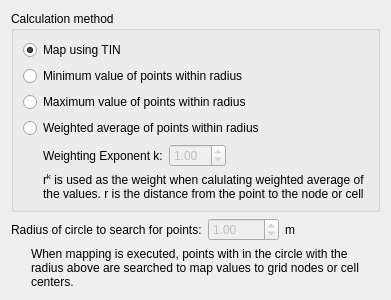
<?xml version="1.0" encoding="UTF-8"?>
<ui version="4.0">
 <class>GeoDataPointmap_PolygonsManager_AttributeForMappingCondition_EditWidget</class>
 <widget class="QWidget" name="GeoDataPointmap_PolygonsManager_AttributeForMappingCondition_EditWidget">
  <property name="geometry">
   <rect>
    <x>0</x>
    <y>0</y>
    <width>391</width>
    <height>300</height>
   </rect>
  </property>
  <property name="windowTitle">
   <string>Form</string>
  </property>
  <layout class="QVBoxLayout" name="verticalLayout_3">
   <item>
    <widget class="QGroupBox" name="methodGroupBox">
     <property name="title">
      <string>Calculation method</string>
     </property>
     <layout class="QVBoxLayout" name="verticalLayout_2">
      <item>
       <widget class="QRadioButton" name="tinRadioButton">
        <property name="text">
         <string>Map using TIN</string>
        </property>
        <property name="checked">
         <bool>true</bool>
        </property>
       </widget>
      </item>
      <item>
       <widget class="QRadioButton" name="minRadioButton">
        <property name="text">
         <string>Minimum value of points within radius</string>
        </property>
        <property name="checked">
         <bool>false</bool>
        </property>
       </widget>
      </item>
      <item>
       <widget class="QRadioButton" name="maxRadioButton">
        <property name="text">
         <string>Maximum value of points within radius</string>
        </property>
       </widget>
      </item>
      <item>
       <widget class="QRadioButton" name="averageRadioButton">
        <property name="text">
         <string>Weighted average of points within radius</string>
        </property>
       </widget>
      </item>
      <item>
       <layout class="QHBoxLayout" name="horizontalLayout_4">
        <item>
         <spacer name="horizontalSpacer_3">
          <property name="orientation">
           <enum>Qt::Horizontal</enum>
          </property>
          <property name="sizeType">
           <enum>QSizePolicy::Fixed</enum>
          </property>
          <property name="sizeHint" stdset="0">
           <size>
            <width>20</width>
            <height>20</height>
           </size>
          </property>
         </spacer>
        </item>
        <item>
         <layout class="QVBoxLayout" name="verticalLayout">
          <item>
           <layout class="QHBoxLayout" name="horizontalLayout_3">
            <item>
             <widget class="QLabel" name="label">
              <property name="text">
               <string>Weighting Exponent k:</string>
              </property>
             </widget>
            </item>
            <item>
             <widget class="QDoubleSpinBox" name="exponentSpinBox">
              <property name="enabled">
               <bool>false</bool>
              </property>
              <property name="minimum">
               <double>0.010000000000000</double>
              </property>
              <property name="value">
               <double>1.000000000000000</double>
              </property>
             </widget>
            </item>
            <item>
             <spacer name="horizontalSpacer_4">
              <property name="orientation">
               <enum>Qt::Horizontal</enum>
              </property>
              <property name="sizeHint" stdset="0">
               <size>
                <width>40</width>
                <height>20</height>
               </size>
              </property>
             </spacer>
            </item>
           </layout>
          </item>
          <item>
           <widget class="QLabel" name="descLabel2">
            <property name="text">
             <string>&lt;html&gt;&lt;head/&gt;&lt;body&gt;&lt;p&gt;r&lt;span style=&quot; vertical-align:super;&quot;&gt;k&lt;/span&gt; is used as the weight when calulating weighted average of the values. r is the distance from the point to the node or cell center, to which the value is mapped.&lt;/p&gt;&lt;/body&gt;&lt;/html&gt;</string>
            </property>
            <property name="wordWrap">
             <bool>true</bool>
            </property>
           </widget>
          </item>
         </layout>
        </item>
       </layout>
      </item>
     </layout>
    </widget>
   </item>
   <item>
    <layout class="QHBoxLayout" name="horizontalLayout">
     <item>
      <widget class="QLabel" name="radiusLabel">
       <property name="text">
        <string>Radius of circle to search for points:</string>
       </property>
      </widget>
     </item>
     <item>
      <widget class="QDoubleSpinBox" name="radiusSpinBox">
       <property name="enabled">
        <bool>false</bool>
       </property>
       <property name="minimum">
        <double>0.010000000000000</double>
       </property>
       <property name="maximum">
        <double>9999.000000000000000</double>
       </property>
       <property name="value">
        <double>1.000000000000000</double>
       </property>
      </widget>
     </item>
     <item>
      <widget class="QLabel" name="radiusUnitLabel">
       <property name="text">
        <string>m</string>
       </property>
      </widget>
     </item>
     <item>
      <spacer name="horizontalSpacer">
       <property name="orientation">
        <enum>Qt::Horizontal</enum>
       </property>
       <property name="sizeHint" stdset="0">
        <size>
         <width>40</width>
         <height>20</height>
        </size>
       </property>
      </spacer>
     </item>
    </layout>
   </item>
   <item>
    <layout class="QHBoxLayout" name="horizontalLayout_2">
     <item>
      <spacer name="horizontalSpacer_2">
       <property name="orientation">
        <enum>Qt::Horizontal</enum>
       </property>
       <property name="sizeType">
        <enum>QSizePolicy::Fixed</enum>
       </property>
       <property name="sizeHint" stdset="0">
        <size>
         <width>20</width>
         <height>20</height>
        </size>
       </property>
      </spacer>
     </item>
     <item>
      <widget class="QLabel" name="descLabel">
       <property name="text">
        <string>When mapping is executed, points with in the circle with the radius above are searched to map values to grid nodes or cell centers.</string>
       </property>
       <property name="wordWrap">
        <bool>true</bool>
       </property>
      </widget>
     </item>
    </layout>
   </item>
  </layout>
 </widget>
 <resources/>
 <connections>
  <connection>
   <sender>averageRadioButton</sender>
   <signal>toggled(bool)</signal>
   <receiver>exponentSpinBox</receiver>
   <slot>setEnabled(bool)</slot>
   <hints>
    <hint type="sourcelabel">
     <x>51</x>
     <y>111</y>
    </hint>
    <hint type="destinationlabel">
     <x>173</x>
     <y>129</y>
    </hint>
   </hints>
  </connection>
  <connection>
   <sender>tinRadioButton</sender>
   <signal>toggled(bool)</signal>
   <receiver>radiusSpinBox</receiver>
   <slot>setDisabled(bool)</slot>
   <hints>
    <hint type="sourcelabel">
     <x>61</x>
     <y>39</y>
    </hint>
    <hint type="destinationlabel">
     <x>225</x>
     <y>213</y>
    </hint>
   </hints>
  </connection>
 </connections>
</ui>
